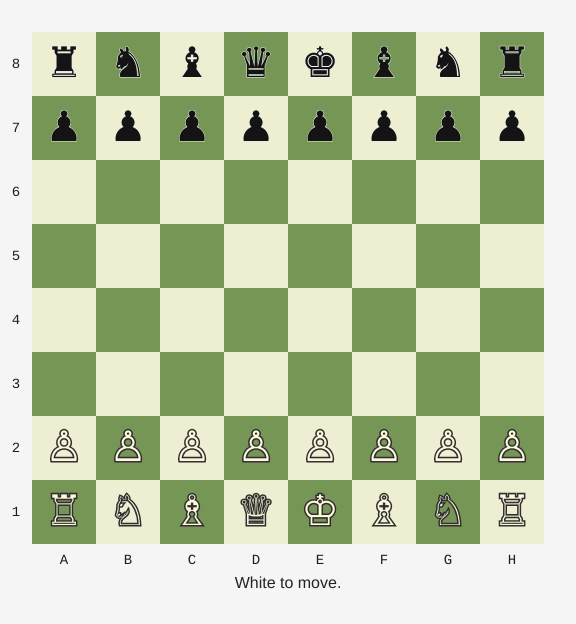
Frame 1 (no input)
Frame 60 (no input): identical to frame 1, image omitted
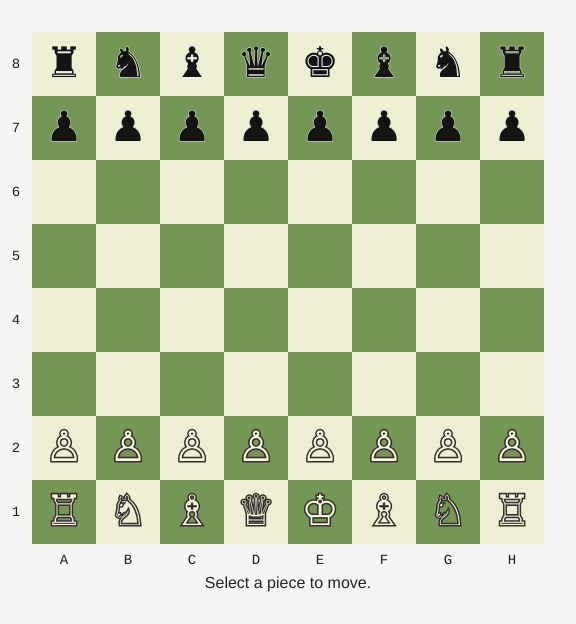
Frame 120 (the mouse pressed at the canvas centre since frame 60)

The p5.js sketch that drew these frames (run headless with seeded random() and noise() and a simulated clock; from frame 60 on, the mouse is pressed at the canvas centre):

// p5.js sketch
// ── sketch.js
const game = new ChessGame();
const squareSize = 64;
const boardPadding = 32;
const boardPixelSize = squareSize * BOARD_SIZE;
let selectedSquareName = null;
let highlightedSquares = [];

function setup() {
  createCanvas(boardPixelSize + boardPadding * 2, boardPixelSize + boardPadding * 2 + 48);
  textAlign(CENTER, CENTER);
  textFont("serif");
}

function draw() {
  background(245);
  drawBoard(game.board, game.perspective, selectedSquareName, highlightedSquares);
  drawLabels(game.perspective);
  drawStatus();
}

function drawBoard(board, perspective, selectedName, legalDestinations) {
  const displaySquares = board.getDisplaySquares(perspective);

  for (let row = 0; row < BOARD_SIZE; row += 1) {
    for (let col = 0; col < BOARD_SIZE; col += 1) {
      const square = displaySquares[row][col];
      const x = boardPadding + col * squareSize;
      const y = boardPadding + row * squareSize;

      noStroke();
      fill(square.color === "dark" ? "#769656" : "#eeeed2");
      rect(x, y, squareSize, squareSize);

      if (square.name === selectedName) {
        noFill();
        stroke("#f6d365");
        strokeWeight(4);
        rect(x + 2, y + 2, squareSize - 4, squareSize - 4);
        noStroke();
      }

      if (legalDestinations.includes(square.name)) {
        drawMoveHighlight(square, x, y);
      }

      if (square.piece) {
        drawPiece(square.piece, x + squareSize / 2, y + squareSize / 2 + 2);
      }
    }
  }
}

function drawPiece(piece, x, y) {
  textSize(42);

  if (piece.color === "white") {
    stroke("#2f2f2f");
    strokeWeight(3);
    fill("#fff8dc");
  } else {
    stroke("#f2f2f2");
    strokeWeight(1);
    fill("#141414");
  }

  text(piece.symbol, x, y);
  noStroke();
}

function drawMoveHighlight(square, x, y) {
  noStroke();

  if (square.isOccupied()) {
    noFill();
    stroke("#f6d365");
    strokeWeight(4);
    circle(x + squareSize / 2, y + squareSize / 2, squareSize * 0.82);
    noStroke();
  } else {
    fill(30, 30, 30, 90);
    circle(x + squareSize / 2, y + squareSize / 2, squareSize * 0.26);
  }
}

function drawLabels(perspective) {
  const displayFiles = perspective === "white" ? FILES : [...FILES].reverse();
  const displayRanks = perspective === "white" ? [...RANKS].reverse() : RANKS;

  fill(30);
  textSize(14);
  textFont("monospace");

  for (let i = 0; i < BOARD_SIZE; i += 1) {
    const fileX = boardPadding + i * squareSize + squareSize / 2;
    const rankY = boardPadding + i * squareSize + squareSize / 2;

    text(displayFiles[i].toUpperCase(), fileX, boardPadding + boardPixelSize + 16);
    text(displayRanks[i], boardPadding - 16, rankY);
  }

  textFont("serif");
}

function drawStatus() {
  fill(getStatusColor());
  noStroke();
  textSize(game.status === "checkmate" || game.status === "stalemate" ? 18 : 16);
  textFont("sans-serif");
  text(game.lastMoveResult.message, width / 2, boardPadding + boardPixelSize + 40);
  textFont("serif");
}

function getStatusColor() {
  if (game.status === "check" || game.status === "checkmate") {
    return "#b42318";
  }

  if (game.status === "stalemate") {
    return "#7a4d00";
  }

  return 35;
}

function mousePressed() {
  const clickedSquare = getSquareAtMouse();

  if (!clickedSquare) {
    selectedSquareName = null;
    highlightedSquares = [];
    return;
  }

  if (!selectedSquareName) {
    selectSquare(clickedSquare);
    return;
  }

  const result = game.makeMove(selectedSquareName, clickedSquare.name);
  selectedSquareName = null;
  highlightedSquares = [];

  if (!result.ok && clickedSquare.piece?.color === game.sideToMove) {
    selectSquare(clickedSquare);
  }
}

function selectSquare(square) {
  if (!square.piece) {
    game.lastMoveResult = { ok: false, message: "Select a piece to move." };
    return;
  }

  if (square.piece.color !== game.sideToMove) {
    game.lastMoveResult = { ok: false, message: `It is ${game.sideToMove}'s turn.` };
    return;
  }

  selectedSquareName = square.name;
  highlightedSquares = game.getLegalDestinations(square.name);
  game.lastMoveResult = {
    ok: true,
    message: `Selected ${square.piece.color} ${square.piece.type} on ${square.name}. ${highlightedSquares.length} move(s) available.`,
  };
}

function getSquareAtMouse() {
  const col = Math.floor((mouseX - boardPadding) / squareSize);
  const row = Math.floor((mouseY - boardPadding) / squareSize);

  if (col < 0 || col >= BOARD_SIZE || row < 0 || row >= BOARD_SIZE) {
    return null;
  }

  return game.board.getDisplaySquares(game.perspective)[row][col];
}
// ── board.js
const BOARD_SIZE = 8;
const FILES = Object.freeze(["a", "b", "c", "d", "e", "f", "g", "h"]);
const RANKS = Object.freeze([1, 2, 3, 4, 5, 6, 7, 8]);
const WHITE_BACK_RANK = 1;
const WHITE_PAWN_RANK = 2;
const BLACK_BACK_RANK = 8;
const BLACK_PAWN_RANK = 7;

const PIECE_SYMBOLS = Object.freeze({
  white: Object.freeze({
    king: "♔",
    queen: "♕",
    rook: "♖",
    bishop: "♗",
    knight: "♘",
    pawn: "♙",
  }),
  black: Object.freeze({
    king: "♚",
    queen: "♛",
    rook: "♜",
    bishop: "♝",
    knight: "♞",
    pawn: "♟",
  }),
});

class ChessPiece {
  constructor(type, color) {
    this.type = type;
    this.color = color;
    this.symbol = PIECE_SYMBOLS[color][type];
  }
}

class ChessSquare {
  constructor(file, rank) {
    if (!ChessBoard.isValidFile(file) || !ChessBoard.isValidRank(rank)) {
      throw new Error(`Invalid square: ${file}${rank}`);
    }

    this.file = file;
    this.rank = rank;
    this.name = `${file}${rank}`;
    this.color = ChessBoard.getSquareColor(file, rank);
    this.piece = null;
  }

  isOccupied() {
    return this.piece !== null;
  }

  placePiece(piece) {
    this.piece = piece;
  }
}

class ChessBoard {
  constructor() {
    this.width = BOARD_SIZE;
    this.height = BOARD_SIZE;
    this.files = FILES;
    this.ranks = RANKS;
    this.squares = this.createSquares();
    this.setupInitialPosition();
  }

  static isValidFile(file) {
    return FILES.includes(file);
  }

  static isValidRank(rank) {
    return Number.isInteger(rank) && rank >= 1 && rank <= BOARD_SIZE;
  }

  static getSquareColor(file, rank) {
    const fileIndex = FILES.indexOf(file);
    const rankIndex = rank - 1;
    return (fileIndex + rankIndex) % 2 === 0 ? "dark" : "light";
  }

  createSquares() {
    const squares = new Map();

    for (const rank of RANKS) {
      for (const file of FILES) {
        const square = new ChessSquare(file, rank);
        squares.set(square.name, square);
      }
    }

    return squares;
  }

  setupInitialPosition() {
    this.clearPieces();
    this.setupBackRank("white", WHITE_BACK_RANK);
    this.setupPawns("white", WHITE_PAWN_RANK);
    this.setupBackRank("black", BLACK_BACK_RANK);
    this.setupPawns("black", BLACK_PAWN_RANK);
  }

  clearPieces() {
    for (const square of this.squares.values()) {
      square.placePiece(null);
    }
  }

  setupBackRank(color, rank) {
    const backRankPieces = [
      "rook",
      "knight",
      "bishop",
      "queen",
      "king",
      "bishop",
      "knight",
      "rook",
    ];

    backRankPieces.forEach((type, fileIndex) => {
      this.placePiece(FILES[fileIndex], rank, new ChessPiece(type, color));
    });
  }

  setupPawns(color, rank) {
    for (const file of FILES) {
      this.placePiece(file, rank, new ChessPiece("pawn", color));
    }
  }

  placePiece(file, rank, piece) {
    this.getSquare(file, rank).placePiece(piece);
  }

  movePiece(fromSquareName, toSquareName) {
    const fromSquare = this.getSquareByName(fromSquareName);
    const toSquare = this.getSquareByName(toSquareName);

    toSquare.placePiece(fromSquare.piece);
    fromSquare.placePiece(null);
  }

  getSquare(file, rank) {
    const square = this.squares.get(`${file}${rank}`);

    if (!square) {
      throw new Error(`Square does not exist: ${file}${rank}`);
    }

    return square;
  }

  getSquareByName(squareName) {
    if (typeof squareName !== "string" || squareName.length !== 2) {
      throw new Error(`Invalid square name: ${squareName}`);
    }

    const file = squareName[0];
    const rank = Number(squareName[1]);
    return this.getSquare(file, rank);
  }

  hasClearPath(fromSquare, toSquare) {
    return this.getClearPathTrace(fromSquare.name, toSquare.name).isClear;
  }

  getClearPathTrace(fromSquareName, toSquareName) {
    const fromSquare = this.getSquareByName(fromSquareName);
    const toSquare = this.getSquareByName(toSquareName);
    const fileStep = Math.sign(FILES.indexOf(toSquare.file) - FILES.indexOf(fromSquare.file));
    const rankStep = Math.sign(toSquare.rank - fromSquare.rank);
    let fileIndex = FILES.indexOf(fromSquare.file) + fileStep;
    let rank = fromSquare.rank + rankStep;
    const checkedSquares = [];

    while (FILES[fileIndex] !== toSquare.file || rank !== toSquare.rank) {
      const square = this.getSquare(FILES[fileIndex], rank);

      checkedSquares.push({
        square: square.name,
        occupied: square.isOccupied(),
        piece: square.piece ? `${square.piece.color} ${square.piece.type}` : null,
      });

      if (square.isOccupied()) {
        return {
          from: fromSquare.name,
          to: toSquare.name,
          fileStep,
          rankStep,
          checkedSquares,
          blockingSquare: square.name,
          isClear: false,
        };
      }

      fileIndex += fileStep;
      rank += rankStep;
    }

    return {
      from: fromSquare.name,
      to: toSquare.name,
      fileStep,
      rankStep,
      checkedSquares,
      blockingSquare: null,
      isClear: true,
    };
  }

  printClearPathDebug(fromSquareName, toSquareName) {
    const trace = this.getClearPathTrace(fromSquareName, toSquareName);

    console.log(`Path ${trace.from} -> ${trace.to}`);
    console.log(`fileStep: ${trace.fileStep}, rankStep: ${trace.rankStep}`);
    console.table(trace.checkedSquares);
    console.log(trace.isClear ? "Path is clear." : `Path is blocked at ${trace.blockingSquare}.`);

    return trace;
  }

  getDisplaySquares(perspective = "white") {
    const ranks = perspective === "white" ? [...RANKS].reverse() : [...RANKS];
    const files = perspective === "white" ? [...FILES] : [...FILES].reverse();

    return ranks.map((rank) => files.map((file) => this.getSquare(file, rank)));
  }

  getPieceCounts() {
    const counts = {
      white: { king: 0, queen: 0, rook: 0, bishop: 0, knight: 0, pawn: 0 },
      black: { king: 0, queen: 0, rook: 0, bishop: 0, knight: 0, pawn: 0 },
    };

    for (const square of this.squares.values()) {
      if (square.piece) {
        counts[square.piece.color][square.piece.type] += 1;
      }
    }

    return counts;
  }
}

class ChessGame {
  constructor() {
    this.board = new ChessBoard();
    this.sideToMove = "white";  // White always moves first. Players then alternate turns.
    this.perspective = "white";  // The perspective of the board is from White's perspective.
    this.moveHistory = [];  // The move history is an array of moves.
    this.status = "active";
    this.lastMoveResult = { ok: true, message: "White to move." };  // The last move result is an object with ok and message properties.
  }

  makeMove(fromSquareName, toSquareName) {
    // We validate the move if its legal move or not
    const validation = this.validateMove(fromSquareName, toSquareName);
    this.lastMoveResult = validation;

    // If the move is not valid, we return the validation result and stop the function.
    if (!validation.ok) return validation;

    // We get the moving piece and the captured piece.
    const movingPiece = this.board.getSquareByName(fromSquareName).piece;
    const capturedPiece = this.board.getSquareByName(toSquareName).piece;

    // We move the piece to the new square.
    this.board.movePiece(fromSquareName, toSquareName);
    // If a pawn reaches the last rank, it becomes a queen.
    const promotion = this.promotePawnIfNeeded(toSquareName);
    // We add the move to the move history.
    this.moveHistory.push({
      from: fromSquareName,
      to: toSquareName,
      piece: movingPiece, // The piece that is moving.
      capturedPiece, // The piece that is being captured.
      promotion,
      color: this.sideToMove, // The color of the player whose turn it is.
    });
    // We switch the turn to the opponent.
    this.sideToMove = this.getOpponentColor(this.sideToMove);
    // We update the game status after the move.
    this.updateGameStatus();
    // We update the last move result.
    this.lastMoveResult = { ok: true, message: this.getStatusMessage() };

    // We return the last move result.
    return this.lastMoveResult;
  }

  validateMove(fromSquareName, toSquareName) {

    if (this.status === "checkmate" || this.status === "stalemate") {
      return { ok: false, reason: "game_over", message: `The game is over by ${this.status}.` };
    }

    if (!fromSquareName || !toSquareName || fromSquareName === toSquareName) {
      // This rejects invalid moves:
      // makeMove( "e2", "e2" ) // This is not a valid move.
      // makeMove( null, "e4" ) // Null is not a valid square name.
      // makeMove( "e2", null ) // Null is not a valid square name.
      return { ok: false, reason: "invalid_move", message: "A turn must move one piece to a different square." };
    } // Rule 1: You must move to a different square

    let fromSquare;
    let toSquare;

    try {
      fromSquare = this.board.getSquareByName(fromSquareName);
      toSquare = this.board.getSquareByName(toSquareName);
    } catch (error) {
      return { ok: false, reason: "invalid_square", message: error.message };
    } // Rule 2: Source and destination must be real squares


    if (!fromSquare.piece) {  
      // If fromSquare.piece is null; That means: This square is empty.
      // In JavaScript null is treated as falsy. So !null becomes true
      return { ok: false, reason: "empty_source", message: "Select a square that has a piece." };
    } // Rule 3: The source square must contain a piece

    if (fromSquare.piece.color !== this.sideToMove) {
      // If the selected piece's color is not equal to the color of the current player whose turn to move it is; 
      // That means: This piece is not the same color as the current player.
      return {
        ok: false,
        reason: "wrong_turn",
        message: `It is ${this.sideToMove}'s turn.`,
      };
    }// Rule 4: The piece must belong to the player whose turn it is

    if (toSquare.piece && toSquare.piece.color === this.sideToMove) {
      return {
        ok: false,
        reason: "friendly_destination",
        message: "You cannot move onto a square occupied by your own piece.",
      };
    } // Rule 5: You cannot move onto your own piece

    if (toSquare.piece?.type === "king") {
      return {
        ok: false,
        reason: "king_capture",
        message: "The king is never captured in legal chess.",
      };
    }

    if (!this.pieceFollowsMovementRules(fromSquare, toSquare)) {
      return {
        ok: false,
        reason: "invalid_piece_movement",
        message: `${this.capitalize(fromSquare.piece.type)} cannot move that way.`,
      };
    } // Rule 6: The piece must move according to its movement rules

    if (this.wouldLeaveKingInCheck(fromSquareName, toSquareName)) {
      return {
        ok: false,
        reason: "king_in_check",
        message: "That move would leave your king in check.",
      };
    } // Rule 7: The move must not leave the moving player's king in check

    return { ok: true, message: "Move is legal for the current turn rules." };
  }

  getLegalDestinations(fromSquareName) {
    const destinations = [];

    for (const square of this.board.squares.values()) {
      if (this.validateMove(fromSquareName, square.name).ok) {
        destinations.push(square.name);
      }
    }

    return destinations;
  }

  getLegalMoves(color = this.sideToMove) {
    // Remember whose turn it currently is
    const originalSideToMove = this.sideToMove;
    const moves = [];

    // Temporarily switch to the color to get all legal moves for that color
    this.sideToMove = color;

    for (const fromSquare of this.board.squares.values()) {
      // We check if the square is empty or the piece is not the same color as the current player.
      if (!fromSquare.piece || fromSquare.piece.color !== color) {
        continue;
      }
      // We now have all the squares on the board that have a piece of the same color as the current player.
      for (const toSquare of this.board.squares.values()) {
        // We check if the move is legal.
        if (this.validateMove(fromSquare.name, toSquare.name).ok) {
          // If the move is legal, we add it to the moves array.
          moves.push({ from: fromSquare.name, to: toSquare.name });
        }
      }
    }

    // We switch the turn back to the original color.
    this.sideToMove = originalSideToMove;
    return moves;
  }

  updateGameStatus() {
    if (this.isCheckmate(this.sideToMove)) {
      this.status = "checkmate";
    } else if (this.isStalemate(this.sideToMove)) {
      this.status = "stalemate";
    } else if (this.isKingInCheck(this.sideToMove)) {
      this.status = "check";
    } else {
      this.status = "active";
    }

    return this.status;
  }

  getStatusMessage() {
    if (this.status === "checkmate") {
      return `Checkmate. ${this.capitalize(this.getOpponentColor(this.sideToMove))} wins.`;
    }

    if (this.status === "stalemate") {
      return "Stalemate. The game is a draw.";
    }

    if (this.status === "check") {
      return `${this.capitalize(this.sideToMove)} is in check.`;
    }

    return `${this.capitalize(this.sideToMove)} to move.`;
  }

  isCheckmate(color) {
    return this.isKingInCheck(color) && this.getLegalMoves(color).length === 0;
  }

  isStalemate(color) {
    return !this.isKingInCheck(color) && this.getLegalMoves(color).length === 0;
  }

  promotePawnIfNeeded(squareName) {
    const square = this.board.getSquareByName(squareName);
    const piece = square.piece;

    if (!piece || piece.type !== "pawn") {
      return null;
    }

    const finalRank = piece.color === "white" ? BLACK_BACK_RANK : WHITE_BACK_RANK;

    if (square.rank !== finalRank) {
      return null;
    }

    square.placePiece(new ChessPiece("queen", piece.color));

    return {
      from: "pawn",
      to: "queen",
      square: square.name,
      color: piece.color,
    };
  }

  findKing(color) {
    // We find the king of the given color.
    for (const square of this.board.squares.values()) {
      if (square.piece?.type === "king" && square.piece.color === color) {
        return square;
      }
    }

    return null;
  }

  isKingInCheck(color) {
    // We find the king of the given color.
    const kingSquare = this.findKing(color);

    // If we cannot find the king, we throw an error.
    if (!kingSquare) {
      throw new Error(`Cannot find ${color} king.`);
    }

    // We check if the king is attacked by the opponent.
    return this.isSquareAttacked(kingSquare.name, this.getOpponentColor(color));
  }

  isSquareAttacked(squareName, byColor) {
    // We get the target square.
    const targetSquare = this.board.getSquareByName(squareName);

    // We check if the target square is attacked by the opponent.
    for (const square of this.board.squares.values()) {
      // We check if the square is occupied by a piece.
      // If the square is not occupied by a piece, we continue.
      // If the piece is not the same color as the opponent, we continue.
      if (!square.piece || square.piece.color !== byColor) {
        continue;
      }

      // We check if the piece attacks the target square.
      if (this.pieceAttacksSquare(square, targetSquare)) {
        // If the piece attacks the target square, we return true.
        return true;
      }
    }

    // If we cannot find a piece that attacks the target square, we return false.
    return false;
  }

  pieceAttacksSquare(fromSquare, targetSquare) {
    // We get the piece that is attacking the target square.
    const piece = fromSquare.piece;
    const fileDelta = FILES.indexOf(targetSquare.file) - FILES.indexOf(fromSquare.file);
    const rankDelta = targetSquare.rank - fromSquare.rank;
    const absFileDelta = Math.abs(fileDelta);
    const absRankDelta = Math.abs(rankDelta);

    switch (piece.type) {
      case "king":
        // The king can move in all 8 directions, but only one square at a time.
        return absFileDelta <= 1 && absRankDelta <= 1 && (absFileDelta !== 0 || absRankDelta !== 0);
      case "queen":
        // The queen can move in all directions, and any number of squares.
        return this.isStraightLineMove(fileDelta, rankDelta) && this.board.hasClearPath(fromSquare, targetSquare);
      case "rook":
        // The rook can move in all orthogonal directions, and any number of squares.
        return this.isOrthogonalMove(fileDelta, rankDelta) && this.board.hasClearPath(fromSquare, targetSquare);
      case "bishop":
        // The bishop can move in all diagonal directions, and any number of squares.
        return this.isDiagonalMove(fileDelta, rankDelta) && this.board.hasClearPath(fromSquare, targetSquare);
      case "knight":
        // The knight can move in an L shape.
        return (absFileDelta === 2 && absRankDelta === 1) || (absFileDelta === 1 && absRankDelta === 2);
      case "pawn":
        // The pawn can capture one square diagonally forward.
        // The pawn can move two squares only from its starting rank.
        // The pawn can move one square forward into empty squares.
        return this.pawnAttacksSquare(fromSquare, fileDelta, rankDelta);
      default:
        return false;
    }
  }

  pawnAttacksSquare(fromSquare, fileDelta, rankDelta) {
    // The direction is the direction of the pawn's movement.
    const direction = fromSquare.piece.color === "white" ? 1 : -1;
    return Math.abs(fileDelta) === 1 && rankDelta === direction;
  }

  wouldLeaveKingInCheck(fromSquareName, toSquareName) {
    const fromSquare = this.board.getSquareByName(fromSquareName);
    const toSquare = this.board.getSquareByName(toSquareName);
    const movingPiece = fromSquare.piece;
    const capturedPiece = toSquare.piece;
    const movingColor = movingPiece.color;

    // Temporarily make the move on the board.
    // This is only a simulation, not the final move.
    toSquare.placePiece(movingPiece);
    fromSquare.placePiece(null);

    // After the simulated move, ask:
    // "Is my own king attacked by the opponent?"
    // If yes, this move is illegal because it leaves the king in check.
    const leavesKingInCheck = this.isKingInCheck(movingColor);
    
    // Undo the simulation so the real board goes back to exactly how it was.
    // The real move will only happen later inside makeMove() if validation passes.
    fromSquare.placePiece(movingPiece);
    toSquare.placePiece(capturedPiece);

    return leavesKingInCheck;
  }

  pieceFollowsMovementRules(fromSquare, toSquare) {
    const piece = fromSquare.piece;
    const fileDelta = FILES.indexOf(toSquare.file) - FILES.indexOf(fromSquare.file);
    const rankDelta = toSquare.rank - fromSquare.rank;
    const absFileDelta = Math.abs(fileDelta);
    const absRankDelta = Math.abs(rankDelta);

    switch (piece.type) {
      case "king":
        //  The king can move in all 8 directions, but only one square at a time.
        //
        // So the 8 possible directions are:
        // (-1, +1)  (0, +1)  (+1, +1)
        // (-1,  0)     K     (+1,  0)
        // (-1, -1)  (0, -1)  (+1, -1)
        // 
        // up
        // down
        // left
        // right
        // up-left
        // up-right
        // down-left
        // down-right
        // 
        // but only one square at a time.
        return absFileDelta <= 1 && absRankDelta <= 1;
      case "queen":
        // So the queen can move in all directions, and any number of squares.
        // up
        // down
        // left
        // right
        // up-left
        // up-right
        // down-left
        // down-right
        // 
        // and any number of squares.
        return this.isStraightLineMove(fileDelta, rankDelta) && this.board.hasClearPath(fromSquare, toSquare);
      case "rook":
        // The rook can move in all orthogonal directions, and any number of squares.
        // up
        // down
        // left
        // right
        // and any number of squares.
        return this.isOrthogonalMove(fileDelta, rankDelta) && this.board.hasClearPath(fromSquare, toSquare);
      case "bishop":
        // The bishop can move in all diagonal directions, and any number of squares.
        // up-left
        // up-right
        // down-left
        // down-right
        // and any number of squares.s
        return this.isDiagonalMove(fileDelta, rankDelta) && this.board.hasClearPath(fromSquare, toSquare);
      case "knight":
        // The knight can move in an L shape
        // 8  . . . . . . . .
        // 7  . . . . . . . .
        // 6  . . K . K . . .
        // 5  . K . . . K . .
        // 4  . . . N . . . .
        // 3  . K . . . K . .
        // 2  . . K . K . . .
        // 1  . . . . . . . .
        //    a b c d e f g h
        return (absFileDelta === 2 && absRankDelta === 1) || (absFileDelta === 1 && absRankDelta === 2);
      case "pawn":
        // The pawn can move forward one square, or forward two squares from its starting rank.
        // A pawn moves straight forward into empty squares, 
        // can move two squares only from its starting rank, 
        // and captures one square diagonally forward.
        return this.isValidPawnMove(fromSquare, toSquare, fileDelta, rankDelta);
      default:
        return false;
    }
  }

  isValidPawnMove(fromSquare, toSquare, fileDelta, rankDelta) {
    // The direction is the direction of the pawn's movement.
    const direction = fromSquare.piece.color === "white" ? 1 : -1;
    // The starting rank is the rank of the pawn's starting position.
    const startingRank = fromSquare.piece.color === "white" ? WHITE_PAWN_RANK : BLACK_PAWN_RANK;
    // The isSingleForward is a boolean that is true if the pawn is moving one square forward.
    const isSingleForward = fileDelta === 0 && rankDelta === direction && !toSquare.isOccupied();
    // The isDoubleForward is a boolean that is true if the pawn is moving two squares forward.
    const isDoubleForward =
      fileDelta === 0 &&
      rankDelta === direction * 2 &&
      fromSquare.rank === startingRank &&
      !toSquare.isOccupied() &&
      !this.board.getSquare(fromSquare.file, fromSquare.rank + direction).isOccupied();
    // The isDiagonalCapture is a boolean that is true if the pawn is capturing a piece diagonally forward.
    const isDiagonalCapture =
      Math.abs(fileDelta) === 1 &&
      rankDelta === direction &&
      toSquare.isOccupied() &&
      toSquare.piece.color !== fromSquare.piece.color;
    // The isValidPawnMove is a boolean that is true if the pawn is moving one square forward, two squares forward, or capturing a piece diagonally forward.
    return isSingleForward || isDoubleForward || isDiagonalCapture;
  }

  isStraightLineMove(fileDelta, rankDelta) {
    return this.isOrthogonalMove(fileDelta, rankDelta) || this.isDiagonalMove(fileDelta, rankDelta);
  }

  isOrthogonalMove(fileDelta, rankDelta) {
    return (fileDelta === 0 && rankDelta !== 0) || (rankDelta === 0 && fileDelta !== 0);
  }

  isDiagonalMove(fileDelta, rankDelta) {
    return Math.abs(fileDelta) === Math.abs(rankDelta) && fileDelta !== 0;
  }

  getOpponentColor(color) {
    return color === "white" ? "black" : "white";
  }

  capitalize(value) {
    return value[0].toUpperCase() + value.slice(1);
  }
}
